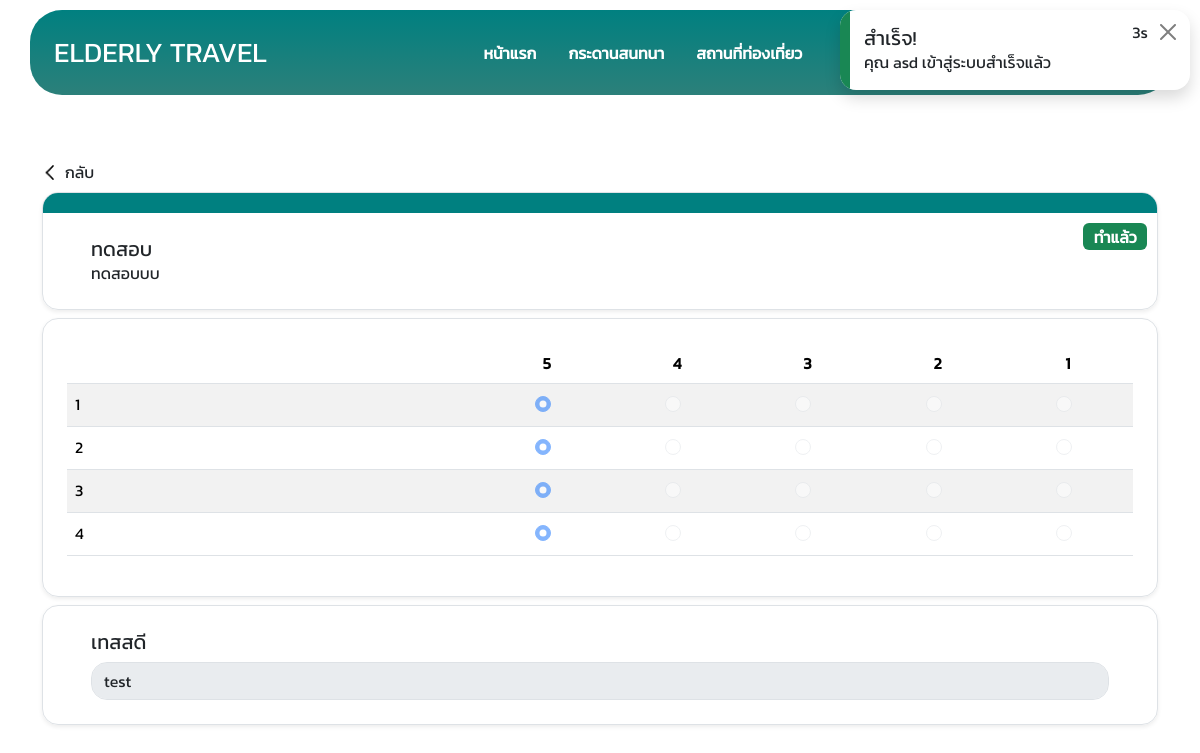
Before: /assessments.php?assessment_id=3 (signed in) with the older database file.
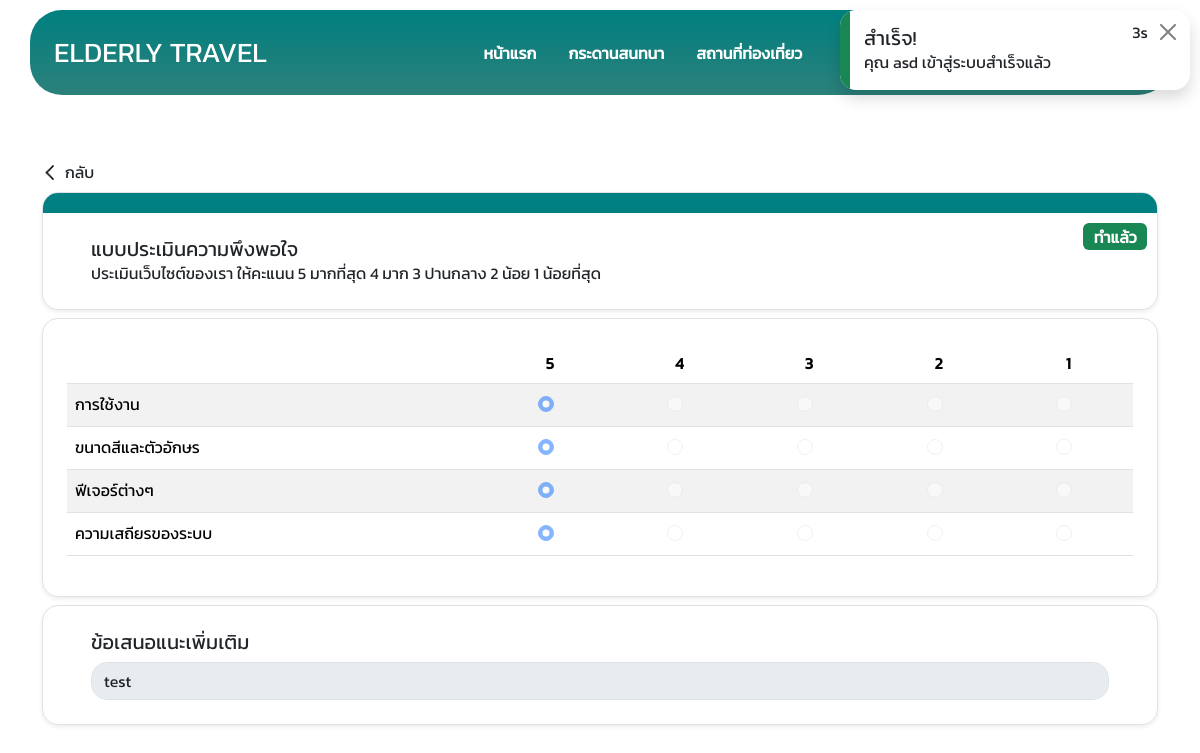
After: the same page with the newer database file.
### tables this page shows
CREATE TABLE `assessments` (
  `assessment_id` int(11) NOT NULL,
  `title` varchar(255) NOT NULL,
  `body` varchar(255) NOT NULL,
  `questions` longtext NOT NULL CHECK (json_valid(`questions`)),
  `additional` varchar(150) DEFAULT NULL,
  `visitors` int(11) NOT NULL DEFAULT 0,
  `created_at` timestamp NOT NULL DEFAULT current_timestamp(),
  `updated_at` timestamp NULL DEFAULT NULL ON UPDATE current_timestamp()
);

CREATE TABLE `assessment_responses` (
  `assessment_responses_id` int(11) NOT NULL,
  `assessment_id` int(11) NOT NULL,
  `user_id` int(11) NOT NULL,
  `responses` longtext NOT NULL CHECK (json_valid(`responses`)),
  `additional` varchar(150) DEFAULT NULL,
  `created_at` timestamp NOT NULL DEFAULT current_timestamp(),
  `updated_at` timestamp NULL DEFAULT NULL ON UPDATE current_timestamp()
);

### src/assessments.php (the view, shortened to what this page needs)
<?php
require_once("config.php");
$row = null;
if (isset($_SESSION["user_login"])) {
    $row = sql("SELECT * FROM users WHERE user_id = ?", [$_SESSION["user_login"]])->fetch();
} elseif (isset($_SESSION["admin_login"])) {
    msg("warning", "คำเตือน", "ไม่สามารถเข้าถึงหน้านี้ได้", "admin/");
}
$score = [
    "5",
    "4",
    "3",
    "2",
    "1",
];
?>
<!DOCTYPE html>
<html lang="en" data-bs-theme='light'>
<head>
    <?php
    require_once("link.php");
    ?>
</head>
<body>
    <?php
    require_once("components/nav.php");
    ?>
    <div class='container mb-2' style='margin-top:10rem'>
        <?php backPage('/'); ?>
        <?php
        if (isset($_GET["assessment_id"])) {
            $assessment_id = $_GET["assessment_id"];
            $assessment = sql("SELECT * FROM assessments WHERE assessment_id = ?", [$assessment_id])->fetch();
            $questions = json_decode($assessment["questions"]);
            $assessment_responses = $row ? sql("SELECT * FROM assessment_responses WHERE assessment_id = ? AND user_id = ?", [$assessment_id, $row["user_id"]])->fetch() : null;
            $responses = $assessment_responses ? json_decode($assessment_responses["responses"]) : null;
        ?>
            <form action="api/assessments.php?assessment_id=<?= $assessment_id ?>" method='post'>
                <div class='mt-2 overflow-hidden rounded-xl border shadow-sm'>
                    <div class='bg-teal w-100' style='height:20px'></div>
                    <div class='px-5 py-4 position-relative'>
                        <?php if ($responses) { ?>
                            <div class="badge text-bg-success fw-bold fs-6 position-absolute" style='top:10px;right:10px'>ทำแล้ว</div>
                        <?php } ?>
                        <h5><?= $assessment["title"] ?></h5>
                        <div><?= $assessment["body"] ?></div>
                    </div>
                </div>
                <div class='mt-2 overflow-hidden position-relative rounded-xl border shadow-sm'>
                    <div class='table-responsive p-4'>
                        <table class="table table-striped">
                            <thead>
                                <tr>
                                    <th style='width:500px'></th>
                                    <?php foreach ($score as $index => $val) { ?>
                                        <th style='width:150px' class='text-center'><?= $val ?></th>
                                    <?php } ?>
                                </tr>
                            </thead>
                            <tbody>
                                <?php foreach ($questions as $index => $q) { ?>
                                    <tr>
                                        <td>
                                            <?= $q; ?>
                                        </td>
                                        <?php foreach ($score as $val) { ?>
                                            <td>
                                                <label for="form-check-<?= $val ?>-<?= $index ?>" class='d-flex justify-content-center align-items-center cursor-pointer'>
                                                    <div class='form-check'>
                                                        <input <?= $responses && $responses[$index] == $val ? 'checked' : 'value="' . $val . '"' ?> <?= $responses ? "disabled" : "" ?> id='form-check-<?= $val ?>-<?= $index ?>' type="radio" class='form-check-input cursor-pointer' name='response-<?= $index; ?>' required>
                                                    </div>
                                                </label>
                                            </td>
                                        <?php } ?>
                                    </tr>
                                <?php } ?>
                            </tbody>
                        </table>
                    </div>
                </div>
                <?php
                if ($assessment["additional"]) { ?>
                    <div class='mt-2 overflow-hidden position-relative rounded-xl border shadow-sm'>
                        <div class='px-5 py-4'>
                            <h5><?= $assessment["additional"] ?></h5>
                            <input type="text" class="form-control mt-2" name='additional' placeholder='คำตอบ' required <?= $responses ? 'value="' . $assessment_responses["additional"] . '" disabled' : "" ?>>
                        </div>
                    </div>
                <?php } ?>
            </form>
        <?php } ?>
    </div>
</body>
</html>

### src/config.php (shortened to what this page needs)
<?php
$servername = "mariadb";
$username = "username";
$password = "password";
$dbname = "elderly_db";
try {
    $pdo = new PDO("mysql:host=$servername;dbname=$dbname", $username, $password);
} catch (PDOException $e) {
    echo $e->getMessage();
}
function sql($sql, $params = [])
{
    global $pdo;
    $stmt = $pdo->prepare($sql);
    $stmt->execute($params);
    return $stmt;
}
foreach (["success", "warning", "danger"] as $index => $type) {
    if (isset($_SESSION[$type])) { ?>
        <div class="position-fixed opacity-0" style="top:10px;right:10px;z-index:999" id="alertMsg">
            <div class="p-3 position-relative overflow-hidden ps-4 shadow rounded-xl" style="width:350px;background-color: var(--bs-body-bg);">
                <div class="bg-<?= $type; ?> position-absolute" style="width:10px;height:100%;top:0;left:0;"></div>
                <h5><?= $_SESSION[$type][0]; ?></h5>
                <div class="position-absolute d-flex align-items-center gap-2" style="top:10px;right:10px;">
                    <div><span id="countMsg"></span>s</div>
                    <button id="btnCloseMsg" class="btn-close"></button>
                </div>
                <div><?= $_SESSION[$type][1]; ?></div>
            </div>
        </div>
    <?php unset($_SESSION[$type]);
    }
}
function imagePath($path, $target)
{
    return $_SERVER["REQUEST_URI"] == "/" ? "./images/$path/$target" : "../images/$path/$target";
}
function backPage($target = "/")
{ ?>
    <div class='d-flex'>
        <a href="<?= $target; ?>" class='text-dark text-decoration-none d-flex flex-row gap-2 align-items-center svg-icon'>
            <img src="<?= imagePath("web_images/icons", "chevron-back.svg") ?>" alt="back" width='15px' height='15px'>
            กลับ
        </a>
    </div>
<?php }
?>

### src/link.php (shortened to what this page needs)
<link rel="stylesheet" href="<?= $_SERVER["REQUEST_URI"] == "/" ? "./libs\bootstrap-5.3.3-dist\css\bootstrap.css" : "../libs\bootstrap-5.3.3-dist\css\bootstrap.css" ?>">
<link rel="stylesheet" href="<?= $_SERVER["REQUEST_URI"] == "/" ? "./libs\style.css" : "../libs\style.css" ?>">

### src/components/nav.php (shortened to what this page needs)
<?php function navlink($className)
{ ?>
    <ul class="navlink">
        <a href="/" class="<?= $className; ?>">
            <li>หน้าแรก</li>
        </a>
        <a href="posts.php" class="<?= $className; ?>">
            <li>กระดานสนทนา</li>
        </a>
        <a href="places.php" class="<?= $className; ?>">
            <li>สถานที่ท่องเที่ยว</li>
        </a>
    </ul>
<?php } ?>
<nav class="w-100 position-fixed z-99" style="top:10px;z-index:9" id="navbar">
    <div class="mx-2">
        <div id="navbar-bg" class="w-100 container d-flex align-items-center p-4 justify-content-between rounded-2xl position-relative" style="backdrop-filter:blur(10px);background-image: linear-gradient(0deg,rgb(44, 128, 122), teal);height: 85px;">
            <a href="/" class="text-decoration-none">
                <h3 class="text-white">ELDERLY TRAVEL</h3>
            </a>
            <div class="d-none d-lg-block">
                <?php navlink("text-white") ?>
            </div>
            <div>
                <?php if (isset($_SESSION["user_login"]) || isset($_SESSION["admin_login"]) || isset($_SESSION["doctor_login"])) { ?>
                    <div class="dropdown d-none d-lg-flex">
                        <div class="d-flex flex-row gap-2 btn btn-outline-light border-0 cursor-pointer dropdown-toggle align-items-center" data-bs-toggle="dropdown" style='border-radius: 2rem !important;'>
                            <div><?= $row["firstname"] ?></div>
                        </div>
                    </div>
                <?php } ?>
            </div>
        </div>
    </div>
</nav>

### src/libs/style.css (style rules this page uses)
:root { --black-light: #212529; --teal: teal; --teal2: rgb(15, 136, 136); --teal-light: rgb(25, 155, 155); }
body { font-family: "Kanit", serif; font-weight: 400; }
h1, h2, h3, h4, h5, h6 { margin: 0; padding: 0; }
.rounded-xl { border-radius: 1rem !important; }
.rounded-2xl { border-radius: 2rem !important; }
.cursor-pointer { cursor: pointer; }
.btn { border-radius: 1rem !important; }
.bg-teal { background-color: var(--teal) !important; }
.svg-icon { filter: invert(0); }

Changed rows visible on the page:
changed assessments: title "ทดสอบ" → "แบบประเมินความพึงพอใจ"; body "ทดสอบบบ" → "ประเมินเว็บไซต์ของเรา ให้คะแนน 5 มากที่สุด 4 มาก 3 ปานกลาง 2 น้อย 1 น้อยที่สุด"; additional "เทสสดี" → "ข้อเสนอแนะเพิ่มเติม"
Other visible differences:
new list line: "การใช้งาน"
new list line: "ขนาดสีและตัวอักษร"
new list line: "ฟีเจอร์ต่างๆ"
new list line: "ความเสถียรของระบบ"
list line gone: "1"
list line gone: "2 ☑ ☐ ☐ ☐ ☐"
list line gone: "3 ☑ ☐ ☐ ☐ ☐"
list line gone: "4 ☑ ☐ ☐ ☐ ☐"
